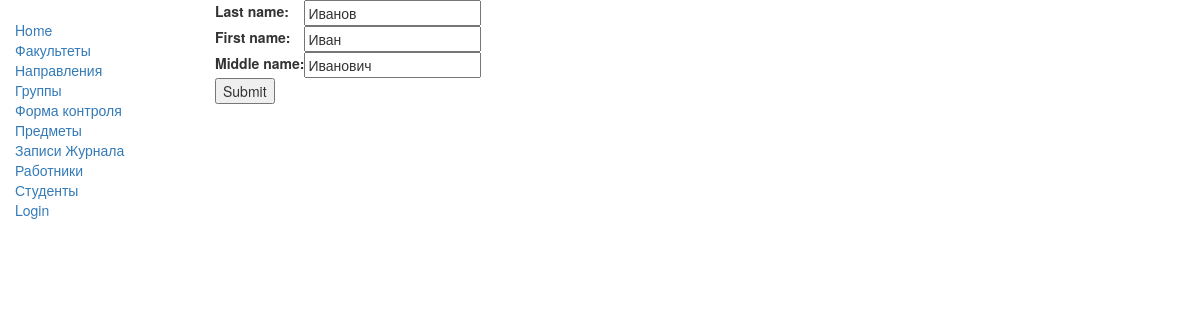
Screenshot of /catalog/rabotnik/1/update/ with the database file from the repository.
### catalog/models.py (models this page shows, shortened)
class Rabotnik(models.Model):
    id = models.AutoField(primary_key=True)
    last_name = models.CharField(max_length=100,null=True)
    first_name = models.CharField(max_length=100,null=True)
    middle_name=models.CharField(max_length=100,null=True)
    class Meta:
        ordering = ['last_name']

### catalog/views.py (the view)
# urls.py: url(r'^rabotnik/(?P<pk>\d+)/update/$', views.RabotnikUpdate.as_view(), name='rabotnik_update'),
class RabotnikUpdate(UpdateView):
    model = Rabotnik
    fields = '__all__'
    success_url = reverse_lazy('rabotniks')

### catalog/templates/catalog/rabotnik_form.html (shortened to what this page needs)
{% extends "base_generic.html" %}
{% block content %}
<form action="" method="post">
    <table>
    {{ form.as_table }}
    </table>
    <input type="submit" value="Submit" />
</form>
{% endblock %}

### rows the page displays
Rabotnik: last_name "Иванов", first_name "Иван", middle_name "Иванович"
